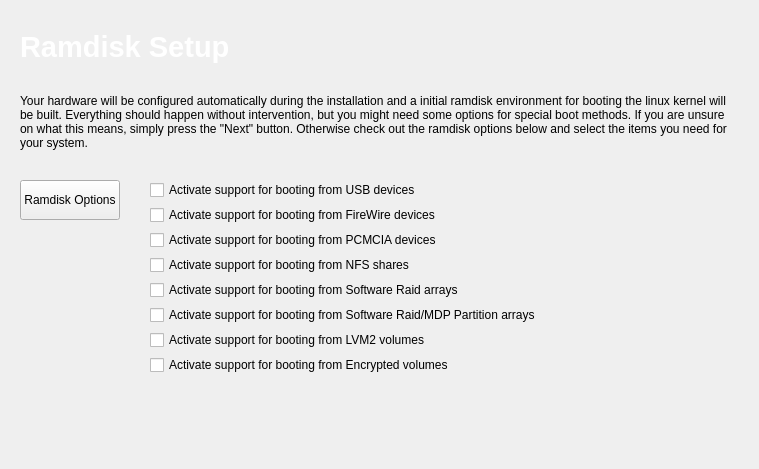
<ui version="4.0" >
 <class>tribeInit</class>
 <widget class="QWidget" name="tribeInit" >
  <property name="geometry" >
   <rect>
    <x>0</x>
    <y>0</y>
    <width>759</width>
    <height>469</height>
   </rect>
  </property>
  <property name="windowTitle" >
   <string>Ramdisk</string>
  </property>
  <layout class="QVBoxLayout" name="verticalLayout_3" >
   <property name="spacing" >
    <number>30</number>
   </property>
   <property name="leftMargin" >
    <number>20</number>
   </property>
   <property name="topMargin" >
    <number>30</number>
   </property>
   <property name="rightMargin" >
    <number>20</number>
   </property>
   <property name="bottomMargin" >
    <number>30</number>
   </property>
   <item>
    <layout class="QHBoxLayout" name="horizontalLayout_2" >
     <property name="topMargin" >
      <number>0</number>
     </property>
     <item>
      <widget class="QLabel" name="label" >
       <property name="maximumSize" >
        <size>
         <width>16777215</width>
         <height>50</height>
        </size>
       </property>
       <property name="text" >
        <string>&lt;!DOCTYPE HTML PUBLIC "-//W3C//DTD HTML 4.0//EN" "http://www.w3.org/TR/REC-html40/strict.dtd">
&lt;html>&lt;head>&lt;meta name="qrichtext" content="1" />&lt;style type="text/css">
p, li { white-space: pre-wrap; }
&lt;/style>&lt;/head>&lt;body style=" font-family:'Bitstream Vera Sans'; font-size:9pt; font-weight:400; font-style:normal;">
&lt;p style=" margin-top:0px; margin-bottom:0px; margin-left:0px; margin-right:0px; -qt-block-indent:0; text-indent:0px; font-family:'Sans Serif'; font-size:10pt;">&lt;span style=" font-size:22pt; font-weight:600; color:#ffffff;">Ramdisk Setup&lt;/span>&lt;/p>&lt;/body>&lt;/html></string>
       </property>
      </widget>
     </item>
    </layout>
   </item>
   <item>
    <widget class="QLabel" name="label_2" >
     <property name="text" >
      <string>Your hardware will be configured automatically during the installation and a initial ramdisk environment for booting the linux kernel will be built. Everything should happen without intervention, but you might need some options for special boot methods. If you are unsure on what this means, simply press the "Next" button. Otherwise check out the ramdisk options below and select the items you need for your system.</string>
     </property>
     <property name="scaledContents" >
      <bool>true</bool>
     </property>
     <property name="wordWrap" >
      <bool>true</bool>
     </property>
    </widget>
   </item>
   <item>
    <layout class="QHBoxLayout" name="horizontalLayout" >
     <item>
      <layout class="QVBoxLayout" name="verticalLayout" >
       <item>
        <widget class="QPushButton" name="pushButton" >
         <property name="minimumSize" >
          <size>
           <width>0</width>
           <height>40</height>
          </size>
         </property>
         <property name="text" >
          <string>Ramdisk Options</string>
         </property>
         <property name="checkable" >
          <bool>true</bool>
         </property>
        </widget>
       </item>
       <item>
        <spacer name="verticalSpacer" >
         <property name="orientation" >
          <enum>Qt::Vertical</enum>
         </property>
         <property name="sizeHint" stdset="0" >
          <size>
           <width>20</width>
           <height>40</height>
          </size>
         </property>
        </spacer>
       </item>
      </layout>
     </item>
     <item>
      <layout class="QVBoxLayout" name="verticalLayout_2" >
       <property name="spacing" >
        <number>5</number>
       </property>
       <item>
        <widget class="QCheckBox" name="usb" >
         <property name="text" >
          <string>Activate support for booting from USB devices</string>
         </property>
        </widget>
       </item>
       <item>
        <widget class="QCheckBox" name="firewire" >
         <property name="text" >
          <string>Activate support for booting from FireWire devices</string>
         </property>
        </widget>
       </item>
       <item>
        <widget class="QCheckBox" name="pcmcia" >
         <property name="text" >
          <string>Activate support for booting from PCMCIA devices</string>
         </property>
        </widget>
       </item>
       <item>
        <widget class="QCheckBox" name="nfs" >
         <property name="text" >
          <string>Activate support for booting from NFS shares</string>
         </property>
        </widget>
       </item>
       <item>
        <widget class="QCheckBox" name="raid" >
         <property name="text" >
          <string>Activate support for booting from Software Raid arrays</string>
         </property>
        </widget>
       </item>
       <item>
        <widget class="QCheckBox" name="mdp" >
         <property name="text" >
          <string>Activate support for booting from Software Raid/MDP Partition arrays</string>
         </property>
        </widget>
       </item>
       <item>
        <widget class="QCheckBox" name="lvm2" >
         <property name="text" >
          <string>Activate support for booting from LVM2 volumes</string>
         </property>
        </widget>
       </item>
       <item>
        <widget class="QCheckBox" name="encrypted" >
         <property name="text" >
          <string>Activate support for booting from Encrypted volumes</string>
         </property>
        </widget>
       </item>
       <item>
        <spacer name="verticalSpacer_2" >
         <property name="orientation" >
          <enum>Qt::Vertical</enum>
         </property>
         <property name="sizeHint" stdset="0" >
          <size>
           <width>20</width>
           <height>40</height>
          </size>
         </property>
        </spacer>
       </item>
      </layout>
     </item>
     <item>
      <spacer name="horizontalSpacer_2" >
       <property name="orientation" >
        <enum>Qt::Horizontal</enum>
       </property>
       <property name="sizeHint" stdset="0" >
        <size>
         <width>40</width>
         <height>20</height>
        </size>
       </property>
      </spacer>
     </item>
    </layout>
   </item>
  </layout>
 </widget>
 <resources>
  <include location="tribe.qrc" />
 </resources>
 <connections/>
</ui>
